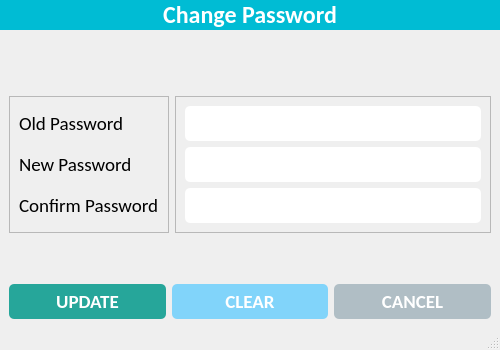
<?xml version="1.0" encoding="UTF-8"?>
<ui version="4.0">
 <class>ChangePasswordWindow</class>
 <widget class="QMainWindow" name="ChangePasswordWindow">
  <property name="geometry">
   <rect>
    <x>0</x>
    <y>0</y>
    <width>500</width>
    <height>350</height>
   </rect>
  </property>
  <property name="minimumSize">
   <size>
    <width>500</width>
    <height>350</height>
   </size>
  </property>
  <property name="maximumSize">
   <size>
    <width>500</width>
    <height>350</height>
   </size>
  </property>
  <property name="windowTitle">
   <string>Change Password</string>
  </property>
  <property name="windowIcon">
   <iconset resource="resources.qrc">
    <normaloff>:/icons/assets/icons/logo.png</normaloff>:/icons/assets/icons/logo.png</iconset>
  </property>
  <widget class="QWidget" name="centralwidget">
   <property name="styleSheet">
    <string notr="true">

#label {
	background-color: #00bcd4;
	color: #fff;
}

#btn_save {
	background-color: #26a69a;
	border-radius: 5px;
	padding: 5px 0px;
	color: white;
}

#btn_clear {
	background-color: #81d4fa;
	border-radius: 5px;
	padding: 5px 0px;
	color: white;
}

#btn_cancel {
	background-color: #b0bec5;
	border-radius: 5px;
	padding: 5px 0px;
	color: white;
}

QLineEdit {
	border-radius: 5px;
	padding: 5px 5px;
}

QDateEdit {
	border-radius: 5px;
	padding: 5px 5px;
}

QComboBox {
	border-radius: 5px;
	padding: 5px 5px;
}

QTextEdit {
	border-radius: 10px;
	padding: 0px 0px;
}</string>
   </property>
   <layout class="QVBoxLayout" name="verticalLayout_3">
    <property name="spacing">
     <number>1</number>
    </property>
    <property name="leftMargin">
     <number>0</number>
    </property>
    <property name="topMargin">
     <number>0</number>
    </property>
    <property name="rightMargin">
     <number>0</number>
    </property>
    <property name="bottomMargin">
     <number>0</number>
    </property>
    <item alignment="Qt::AlignTop">
     <widget class="QLabel" name="label">
      <property name="font">
       <font>
        <family>Calibri</family>
        <pointsize>18</pointsize>
        <weight>75</weight>
        <bold>true</bold>
       </font>
      </property>
      <property name="text">
       <string>Change Password</string>
      </property>
      <property name="alignment">
       <set>Qt::AlignCenter</set>
      </property>
      <property name="margin">
       <number>10</number>
      </property>
     </widget>
    </item>
    <item>
     <widget class="QWidget" name="widget" native="true">
      <layout class="QHBoxLayout" name="horizontalLayout">
       <item>
        <widget class="QFrame" name="frame">
         <property name="frameShape">
          <enum>QFrame::StyledPanel</enum>
         </property>
         <property name="frameShadow">
          <enum>QFrame::Raised</enum>
         </property>
         <layout class="QVBoxLayout" name="verticalLayout">
          <item>
           <widget class="QLabel" name="lbl_old_pwd">
            <property name="font">
             <font>
              <family>Calibri</family>
              <pointsize>14</pointsize>
             </font>
            </property>
            <property name="text">
             <string>Old Password</string>
            </property>
           </widget>
          </item>
          <item>
           <widget class="QLabel" name="lbl_new_pwd">
            <property name="font">
             <font>
              <family>Calibri</family>
              <pointsize>14</pointsize>
             </font>
            </property>
            <property name="text">
             <string>New Password</string>
            </property>
           </widget>
          </item>
          <item>
           <widget class="QLabel" name="lbl_confirm_pwd">
            <property name="font">
             <font>
              <family>Calibri</family>
              <pointsize>14</pointsize>
             </font>
            </property>
            <property name="text">
             <string>Confirm Password</string>
            </property>
           </widget>
          </item>
         </layout>
        </widget>
       </item>
       <item>
        <widget class="QFrame" name="frame_2">
         <property name="frameShape">
          <enum>QFrame::StyledPanel</enum>
         </property>
         <property name="frameShadow">
          <enum>QFrame::Raised</enum>
         </property>
         <layout class="QVBoxLayout" name="verticalLayout_2">
          <item>
           <widget class="QLineEdit" name="txt_old_pwd">
            <property name="minimumSize">
             <size>
              <width>0</width>
              <height>35</height>
             </size>
            </property>
            <property name="maximumSize">
             <size>
              <width>16777215</width>
              <height>35</height>
             </size>
            </property>
            <property name="font">
             <font>
              <family>Calibri</family>
              <pointsize>14</pointsize>
             </font>
            </property>
           </widget>
          </item>
          <item>
           <widget class="QLineEdit" name="txt_new_pwd">
            <property name="minimumSize">
             <size>
              <width>0</width>
              <height>35</height>
             </size>
            </property>
            <property name="maximumSize">
             <size>
              <width>16777215</width>
              <height>35</height>
             </size>
            </property>
            <property name="font">
             <font>
              <family>Calibri</family>
              <pointsize>14</pointsize>
             </font>
            </property>
           </widget>
          </item>
          <item>
           <widget class="QLineEdit" name="txt_confirm_pwd">
            <property name="minimumSize">
             <size>
              <width>0</width>
              <height>35</height>
             </size>
            </property>
            <property name="maximumSize">
             <size>
              <width>16777215</width>
              <height>35</height>
             </size>
            </property>
            <property name="font">
             <font>
              <family>Calibri</family>
              <pointsize>14</pointsize>
             </font>
            </property>
           </widget>
          </item>
         </layout>
        </widget>
       </item>
      </layout>
     </widget>
    </item>
    <item alignment="Qt::AlignBottom">
     <widget class="QWidget" name="bottom_widget" native="true">
      <layout class="QHBoxLayout" name="horizontalLayout_2">
       <item>
        <widget class="QPushButton" name="btn_save">
         <property name="font">
          <font>
           <family>Calibri</family>
           <pointsize>14</pointsize>
           <weight>75</weight>
           <bold>true</bold>
          </font>
         </property>
         <property name="cursor">
          <cursorShape>OpenHandCursor</cursorShape>
         </property>
         <property name="text">
          <string>UPDATE</string>
         </property>
         <property name="icon">
          <iconset resource="resources.qrc">
           <normaloff>:/icons/assets/icons/save.png</normaloff>:/icons/assets/icons/save.png</iconset>
         </property>
         <property name="iconSize">
          <size>
           <width>32</width>
           <height>32</height>
          </size>
         </property>
        </widget>
       </item>
       <item>
        <widget class="QPushButton" name="btn_clear">
         <property name="font">
          <font>
           <family>Calibri</family>
           <pointsize>14</pointsize>
           <weight>75</weight>
           <bold>true</bold>
          </font>
         </property>
         <property name="cursor">
          <cursorShape>OpenHandCursor</cursorShape>
         </property>
         <property name="text">
          <string>CLEAR</string>
         </property>
         <property name="icon">
          <iconset resource="resources.qrc">
           <normaloff>:/icons/assets/icons/clear.png</normaloff>:/icons/assets/icons/clear.png</iconset>
         </property>
         <property name="iconSize">
          <size>
           <width>32</width>
           <height>32</height>
          </size>
         </property>
        </widget>
       </item>
       <item>
        <widget class="QPushButton" name="btn_cancel">
         <property name="font">
          <font>
           <family>Calibri</family>
           <pointsize>14</pointsize>
           <weight>75</weight>
           <bold>true</bold>
          </font>
         </property>
         <property name="cursor">
          <cursorShape>OpenHandCursor</cursorShape>
         </property>
         <property name="text">
          <string>CANCEL</string>
         </property>
         <property name="icon">
          <iconset resource="resources.qrc">
           <normaloff>:/icons/assets/icons/close.png</normaloff>:/icons/assets/icons/close.png</iconset>
         </property>
         <property name="iconSize">
          <size>
           <width>32</width>
           <height>32</height>
          </size>
         </property>
        </widget>
       </item>
      </layout>
     </widget>
    </item>
   </layout>
  </widget>
  <widget class="QStatusBar" name="statusbar"/>
 </widget>
 <resources>
  <include location="resources.qrc"/>
 </resources>
 <connections/>
</ui>
